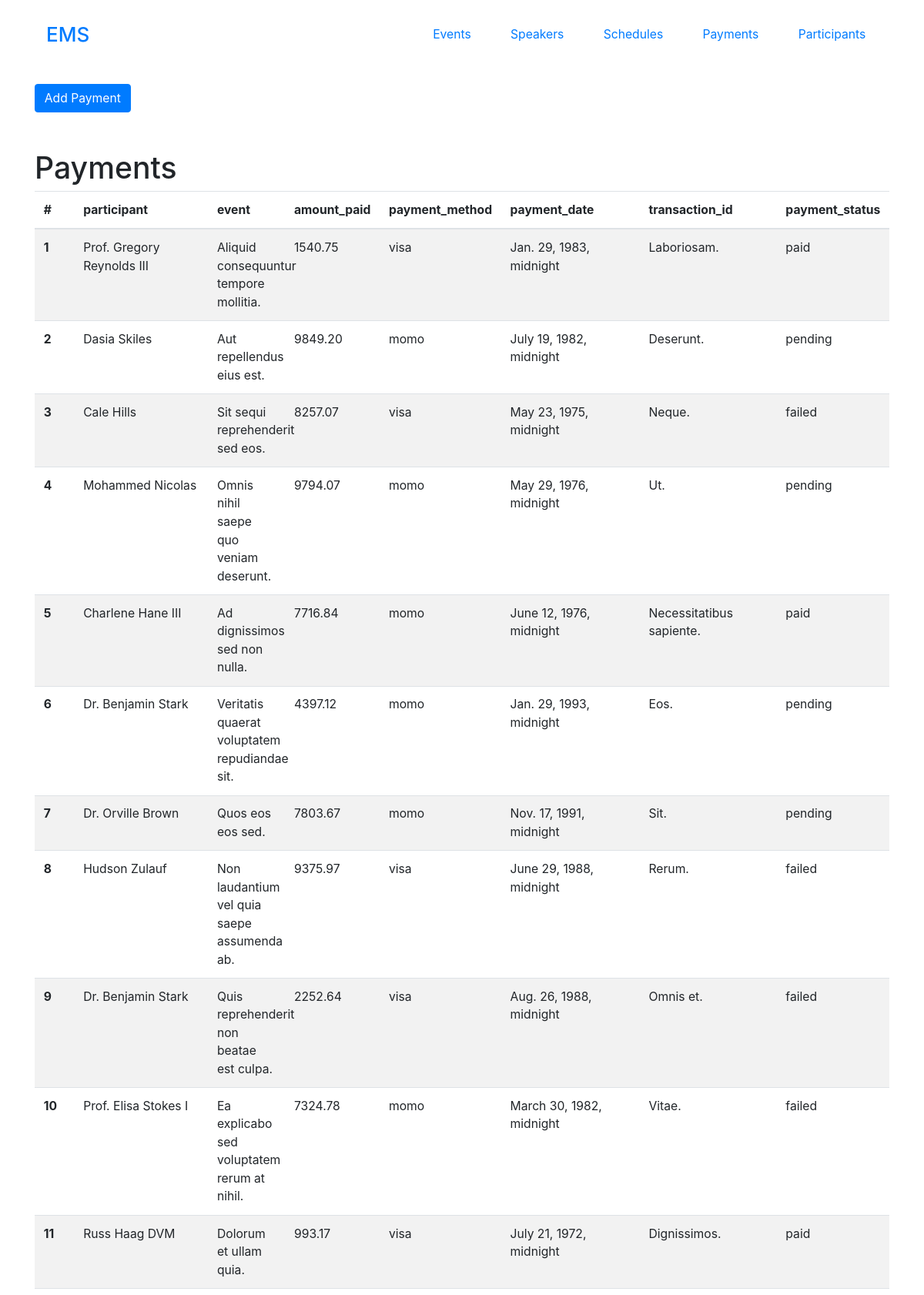
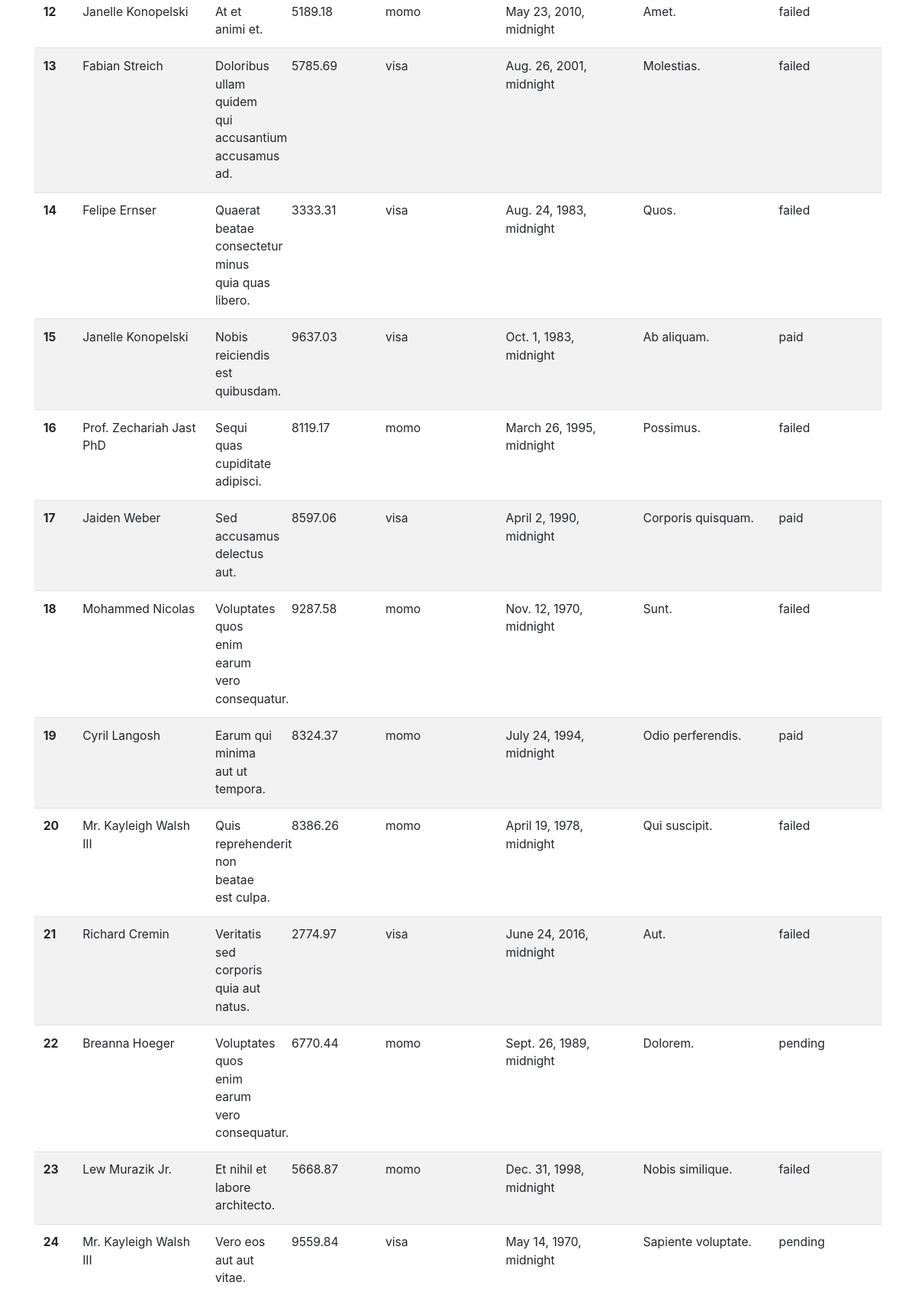
Screenshot of /payments/all-payment/ (upper part) with the database file from the repository (2 pictures, top to bottom).
### payment/models.py (models this page shows)
class Payment(models.Model):
    payment_status_choices = (
        ('paid', 'Paid'),
        ('pending', 'Pending'),
        ('failed','Failed')
    )
    payment_methods_choices = (
        ('visa', 'Visa'),
        ('momo', 'MoMo')
    )
    participant = models.ForeignKey(Participant, on_delete=models.CASCADE)
    event = models.ForeignKey(Event, on_delete=models.CASCADE)
    amount_paid = models.DecimalField(max_digits=6, decimal_places=2)
    payment_method = models.CharField(max_length=10, choices=payment_methods_choices)
    payment_date = models.DateTimeField()
    transaction_id = models.CharField(max_length=100)
    payment_status = models.CharField(max_length=10, choices=payment_status_choices)
    class Meta:
        verbose_name = 'Payment'
        verbose_name_plural = 'Payments'

### participant/models.py (models this page shows)
class Participant(models.Model):
    name = models.CharField(max_length=100)
    email = models.EmailField()
    phone_number = models.CharField(max_length=20)
    events = models.ManyToManyField(Event)
    class Meta:
        verbose_name = 'Participant'
        verbose_name_plural = 'Participants'
    def __str__(self):
        return self.name

### event/models.py (models this page shows)
class Event(models.Model):
    title = models.CharField(max_length=100)
    description = models.TextField(blank=True)
    start_date = models.DateField()
    end_date = models.DateTimeField()
    location = models.CharField(max_length=100)
    category = models.ForeignKey(Category, on_delete=models.CASCADE)
    is_free = models.BooleanField()
    class Meta:
        verbose_name = 'Event'
        verbose_name_plural = 'Events'
        ordering = ["id"]
    def __str__(self):
        return self.title

### payment/views.py (the view)
# urls.py: path('all-payment/', views.payment_list),
def payment_list(request):
    payments = Payment.objects.all()
    return render(request, 'payment/all_payments_list.html', {'payments': payments})

### templates/payment/all_payments_list.html (shortened to what this page needs)
{% extends 'base.html' %}
{%block content %}
<a href="/payments/payment-form" class="btn btn-primary mb-5 text-white"
  > Add Payment
</a>
<h1>Payments</h1>
<table class="table table-striped">
  <thead>
    <tr>
      <th scope="col">#</th>
      <th scope="col">participant </th>
      <th scope="col">event</th>
      <th scope="col">amount_paid </th>
      <th scope ="col">payment_method</th>
      <th scope="col">payment_date</th>
      <th scope="col">transaction_id</th>
      <th scope="col"> payment_status</th>
    </tr>
  </thead>
  <tbody>
    {% for i in payments %}
    <tr>
      <th scope="row">{{i.id}}</th>
      <td style="max-width: 300px">{{i.participant}}</td>
      <td style="max-width: 100px">{{i.event}}</td>
      <td>{{i.amount_paid}}</td>
      <td>{{i.payment_method}}</td>
      <td>{{i.payment_date}}</td>
      <td>{{i.transaction_id}}</td>
      <td>{{i.payment_status}}</td>
    </tr>
    {% endfor %}
  </tbody>
</table>
{% endblock content %}

### static/css/styles.css (style rules this page uses)
* { margin: 0; padding: 0; box-sizing: border-box; }
html { font-size: 98%; }

### rows the page displays
Payment: id "1", participant "Prof. Gregory Reynolds III", event "Aliquid consequuntur tempore mollitia.", amount_paid "1540.75", payment_method "visa", payment_date "Jan. 29, 1983, midnight", transaction_id "Laboriosam.", payment_status "paid"
Payment: id "2", participant "Dasia Skiles", event "Aut repellendus eius est.", amount_paid "9849.20", payment_method "momo", payment_date "July 19, 1982, midnight", transaction_id "Deserunt.", payment_status "pending"
Payment: id "3", participant "Cale Hills", event "Sit sequi reprehenderit sed eos.", amount_paid "8257.07", payment_method "visa", payment_date "May 23, 1975, midnight", transaction_id "Neque.", payment_status "failed"
Payment: id "4", participant "Mohammed Nicolas", event "Omnis nihil saepe quo veniam deserunt.", amount_paid "9794.07", payment_method "momo", payment_date "May 29, 1976, midnight", transaction_id "Ut.", payment_status "pending"
Payment: id "5", participant "Charlene Hane III", event "Ad dignissimos sed non nulla.", amount_paid "7716.84", payment_method "momo", payment_date "June 12, 1976, midnight", transaction_id "Necessitatibus sapiente.", payment_status "paid"
Payment: id "6", participant "Dr. Benjamin Stark", event "Veritatis quaerat voluptatem repudiandae sit.", amount_paid "4397.12", payment_method "momo", payment_date "Jan. 29, 1993, midnight", transaction_id "Eos.", payment_status "pending"
Payment: id "7", participant "Dr. Orville Brown", event "Quos eos eos sed.", amount_paid "7803.67", payment_method "momo", payment_date "Nov. 17, 1991, midnight", transaction_id "Sit.", payment_status "pending"
Payment: id "8", participant "Hudson Zulauf", event "Non laudantium vel quia saepe assumenda ab.", amount_paid "9375.97", payment_method "visa", payment_date "June 29, 1988, midnight", transaction_id "Rerum.", payment_status "failed"
Payment: id "9", participant "Dr. Benjamin Stark", event "Quis reprehenderit non beatae est culpa.", amount_paid "2252.64", payment_method "visa", payment_date "Aug. 26, 1988, midnight", transaction_id "Omnis et.", payment_status "failed"
Payment: id "10", participant "Prof. Elisa Stokes I", event "Ea explicabo sed voluptatem rerum at nihil.", amount_paid "7324.78", payment_method "momo", payment_date "March 30, 1982, midnight", transaction_id "Vitae.", payment_status "failed"
Payment: id "11", participant "Russ Haag DVM", event "Dolorum et ullam quia.", amount_paid "993.17", payment_method "visa", payment_date "July 21, 1972, midnight", transaction_id "Dignissimos.", payment_status "paid"
Payment: id "12", participant "Janelle Konopelski", event "At et animi et.", amount_paid "5189.18", payment_method "momo", payment_date "May 23, 2010, midnight", transaction_id "Amet.", payment_status "failed"
Payment: id "13", participant "Fabian Streich", event "Doloribus ullam quidem qui accusantium accusamus ad.", amount_paid "5785.69", payment_method "visa", payment_date "Aug. 26, 2001, midnight", transaction_id "Molestias.", payment_status "failed"
Payment: id "14", participant "Felipe Ernser", event "Quaerat beatae consectetur minus quia quas libero.", amount_paid "3333.31", payment_method "visa", payment_date "Aug. 24, 1983, midnight", transaction_id "Quos.", payment_status "failed"
Payment: id "15", participant "Janelle Konopelski", event "Nobis reiciendis est quibusdam.", amount_paid "9637.03", payment_method "visa", payment_date "Oct. 1, 1983, midnight", transaction_id "Ab aliquam.", payment_status "paid"
Payment: id "16", participant "Prof. Zechariah Jast PhD", event "Sequi quas cupiditate adipisci.", amount_paid "8119.17", payment_method "momo", payment_date "March 26, 1995, midnight", transaction_id "Possimus.", payment_status "failed"
Payment: id "17", participant "Jaiden Weber", event "Sed accusamus delectus aut.", amount_paid "8597.06", payment_method "visa", payment_date "April 2, 1990, midnight", transaction_id "Corporis quisquam.", payment_status "paid"
Payment: id "18", participant "Mohammed Nicolas", event "Voluptates quos enim earum vero consequatur.", amount_paid "9287.58", payment_method "momo", payment_date "Nov. 12, 1970, midnight", transaction_id "Sunt.", payment_status "failed"
Payment: id "19", participant "Cyril Langosh", event "Earum qui minima aut ut tempora.", amount_paid "8324.37", payment_method "momo", payment_date "July 24, 1994, midnight", transaction_id "Odio perferendis.", payment_status "paid"
Payment: id "20", participant "Mr. Kayleigh Walsh III", event "Quis reprehenderit non beatae est culpa.", amount_paid "8386.26", payment_method "momo", payment_date "April 19, 1978, midnight", transaction_id "Qui suscipit.", payment_status "failed"
Payment: id "21", participant "Richard Cremin", event "Veritatis sed corporis quia aut natus.", amount_paid "2774.97", payment_method "visa", payment_date "June 24, 2016, midnight", transaction_id "Aut.", payment_status "failed"
Payment: id "22", participant "Breanna Hoeger", event "Voluptates quos enim earum vero consequatur.", amount_paid "6770.44", payment_method "momo", payment_date "Sept. 26, 1989, midnight", transaction_id "Dolorem.", payment_status "pending"
Payment: id "23", participant "Lew Murazik Jr.", event "Et nihil et labore architecto.", amount_paid "5668.87", payment_method "momo", payment_date "Dec. 31, 1998, midnight", transaction_id "Nobis similique.", payment_status "failed"
Payment: id "24", participant "Mr. Kayleigh Walsh III", event "Vero eos aut aut vitae.", amount_paid "9559.84", payment_method "visa", payment_date "May 14, 1970, midnight", transaction_id "Sapiente voluptate.", payment_status "pending"
